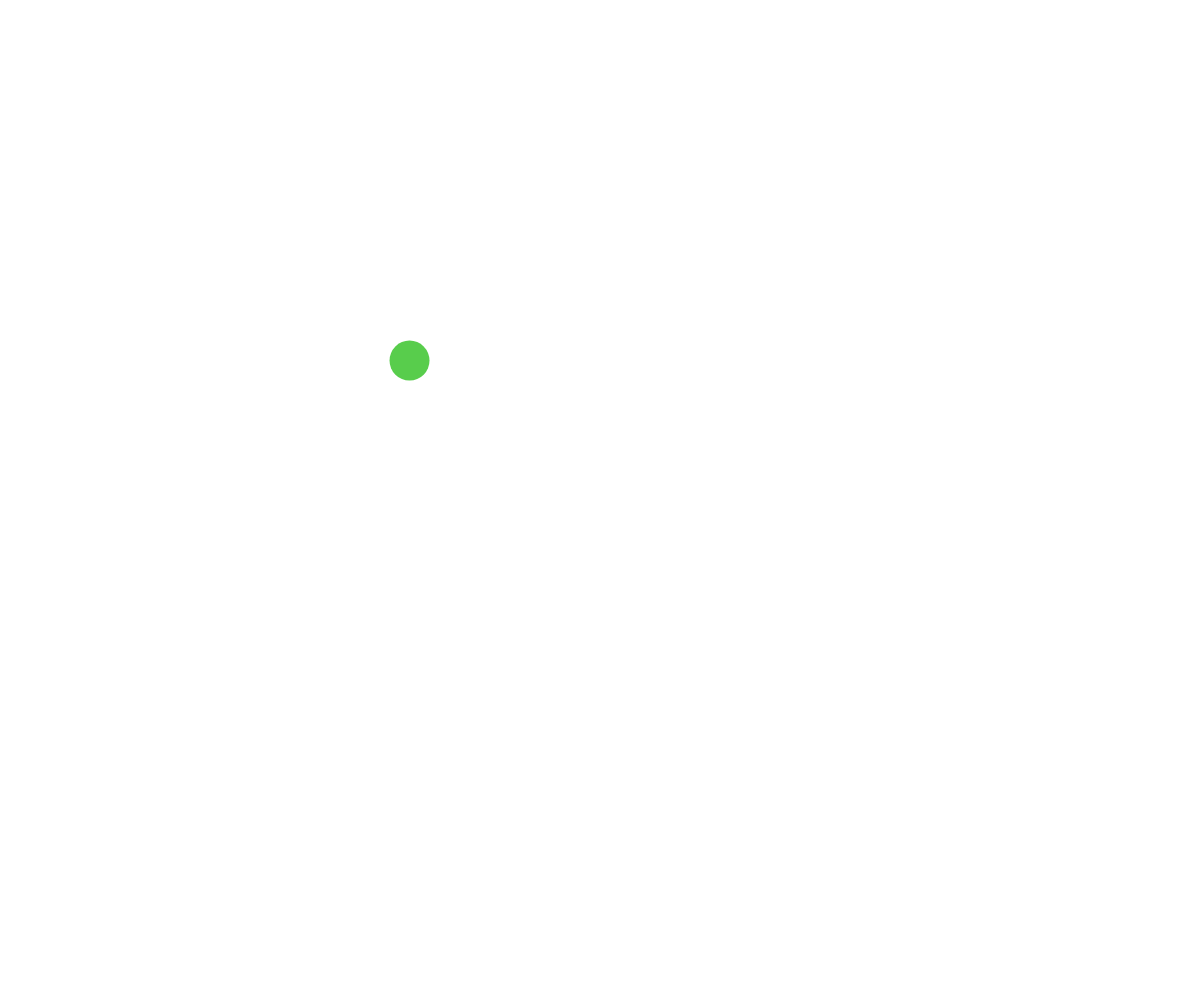
Frame 1 (no input)
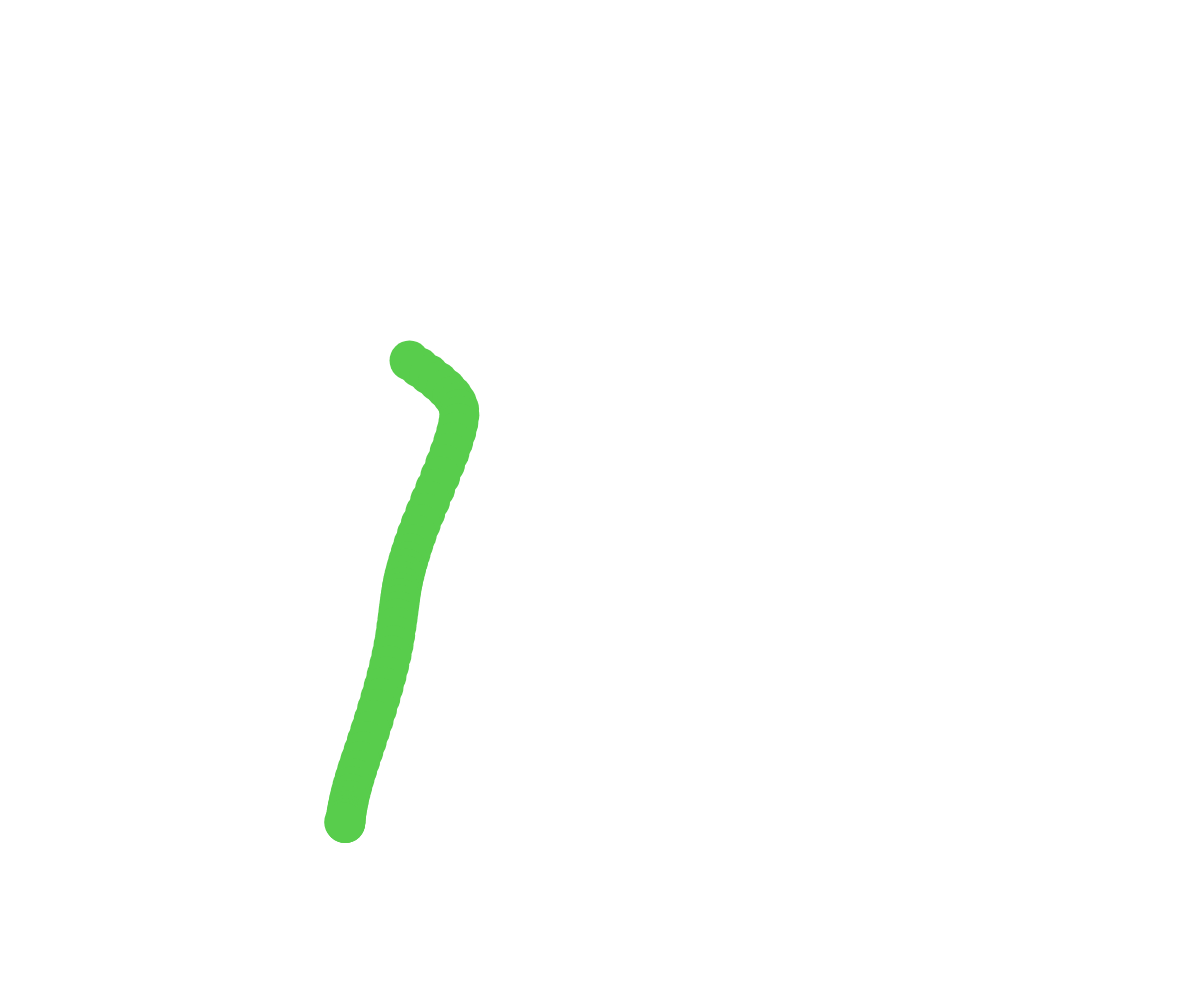
Frame 60 (no input)
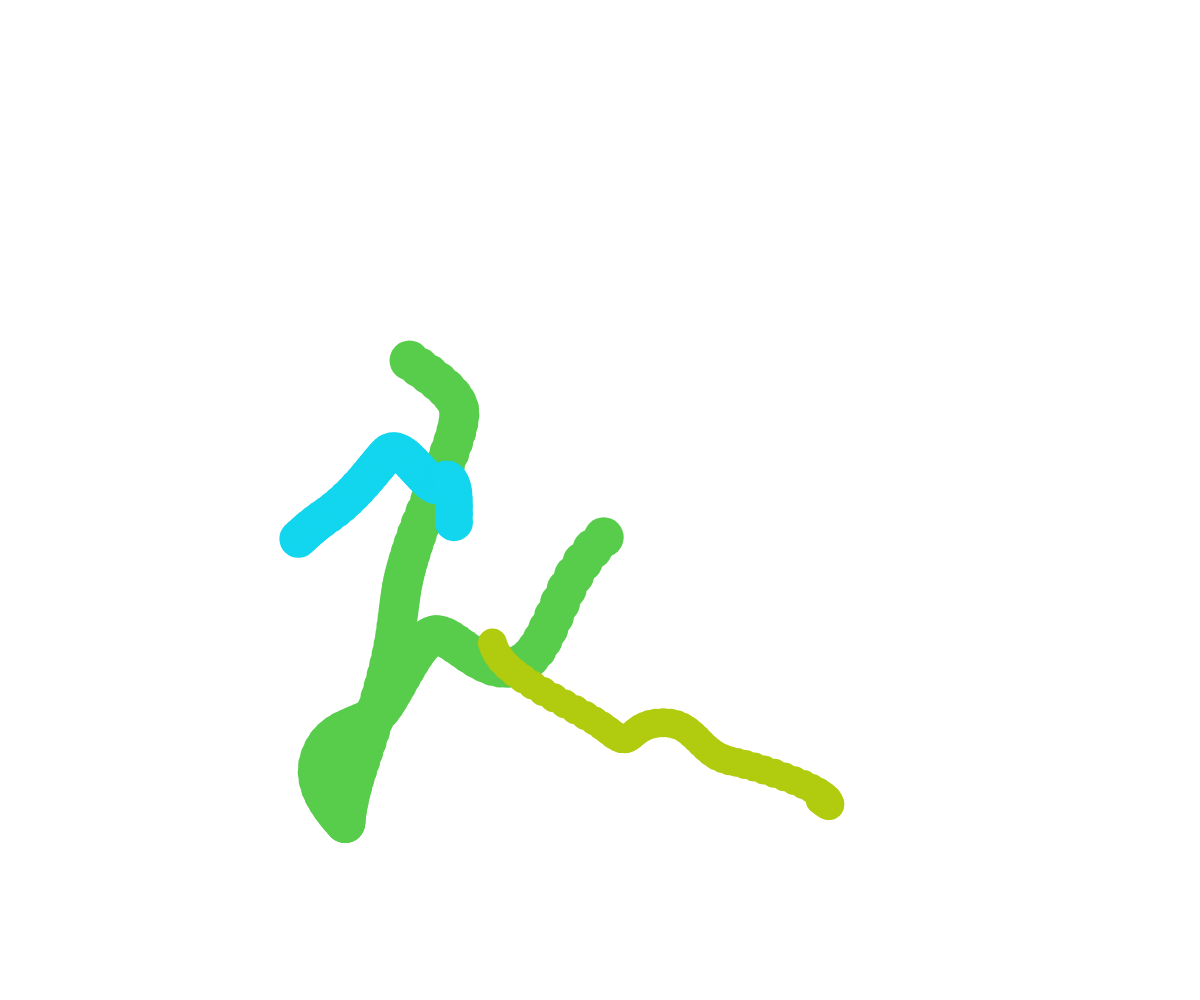
Frame 120 (the mouse pressed at the canvas centre since frame 60)

The p5.js sketch that drew these frames (run headless with seeded random() and noise() and a simulated clock; from frame 60 on, the mouse is pressed at the canvas centre):

// p5.js sketch
// ── sketch.js
// Project Title
// Your Name
// Date
//
// Extra for Experts:
// - describe what you did to take this project "above and beyond"

let allBalls = [];

function setup() {
  createCanvas(windowWidth, windowHeight);
  background("white");
  noStroke();
  createBall();
  // spawn new ball every half second
  window.setInterval(createBall,2000);
}

function draw() {
  for (let theBall of allBalls){
    fill(theBall.color);
    //move
    theBall.x = noise(theBall.time) * width;
    theBall.y = noise(theBall.time+300) * height;
    //display
    circle(theBall.x, theBall.y, theBall.radius,);

    theBall.time+=0.01;
  }
}

function createBall(){
  let returnedBall = {
    x: random(width),
    y: random(height),
    radius: random(10,50),
    color: color(random(255), random(255), random(255)),
    time: random(1000),
  };
  allBalls.push(returnedBall);
}

function mousePressed(){
  createBall();
}
